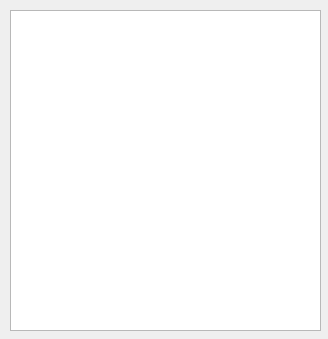
<?xml version="1.0" encoding="UTF-8"?>
<ui version="4.0">
 <class>Widget</class>
 <widget class="QWidget" name="Widget">
  <property name="geometry">
   <rect>
    <x>0</x>
    <y>0</y>
    <width>328</width>
    <height>339</height>
   </rect>
  </property>
  <property name="windowTitle">
   <string>Widget</string>
  </property>
  <widget class="QListWidget" name="listWidget">
   <property name="geometry">
    <rect>
     <x>10</x>
     <y>10</y>
     <width>311</width>
     <height>321</height>
    </rect>
   </property>
  </widget>
 </widget>
 <resources/>
 <connections/>
</ui>
